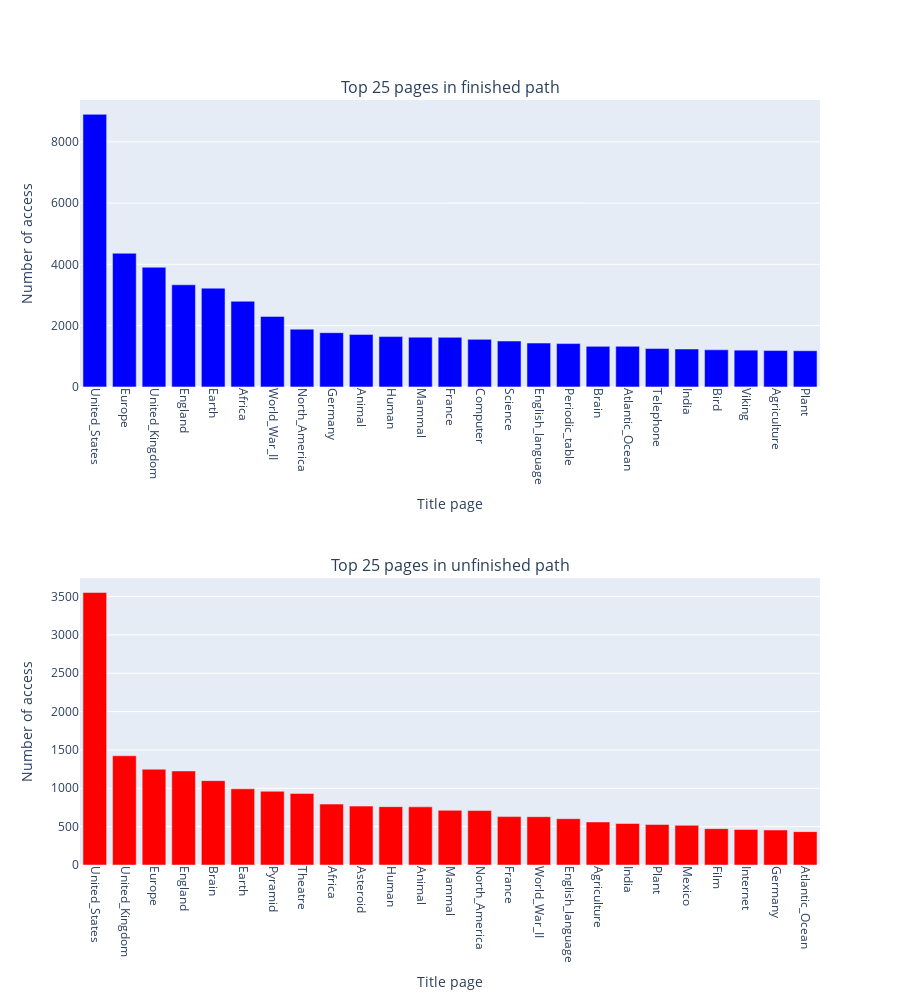

This figure's notebook cell:
### Code cell
pages_fin = list(top_25_fin_hubs.keys())
counts_fin = list(top_25_fin_hubs.values())
pages_unfin = list(top_25_unfin_hubs.keys())
counts_unfin = list(top_25_unfin_hubs.values())


fig = make_subplots(rows=2, cols=1, subplot_titles=('Top 25 pages in finished path', 'Top 25 pages in unfinished path'))
fig.add_trace(go.Bar(x=pages_fin, y=counts_fin, marker=dict(color='blue'), name='Number of access',
                     hovertemplate='Number of access: %{y}<extra></extra>'), row=1, col=1)
fig.add_trace(go.Bar(x=pages_unfin, y=counts_unfin, marker=dict(color='red'), name='Number of access',
                     hovertemplate='Number of access: %{y}<extra></extra>'), row=2, col=1)
fig.update_layout(
    height=1000,
    width=900,
    showlegend=False  
)

fig.update_xaxes(title_text='Title page', row=1, col=1)
fig.update_xaxes(title_text='Title page', row=2, col=1)
fig.update_yaxes(title_text='Number of access', row=1, col=1)
fig.update_yaxes(title_text='Number of access', row=2, col=1)
fig.update_xaxes(tickangle=90, tickmode='array', row=1, col=1)
fig.update_xaxes(tickangle=90, tickmode='array', row=2, col=1)

fig.show()

### Figure 1 — Plotly figure (JSON) as saved in the notebook; plotly's stock layout.template omitted (floating-point values rounded to 4 significant figures)
{"data": [{"hovertemplate": "Number of access: %{y}<extra></extra>", "marker": {"color": "blue"}, "name": "Number of access", "type": "bar", "x": ["United_States", "Europe", "United_Kingdom", "England", "Earth", "Africa", "World_War_II", "North_America", "Germany", "Animal", "Human", "Mammal", "France", "Computer", "Science", "English_language", "Periodic_table", "Brain", "Atlantic_Ocean", "Telephone", "India", "Bird", "Viking", "Agriculture", "Plant"], "xaxis": "x", "y": [8896, 4362, 3904, 3332, 3223, 2796, 2301, 1884, 1769, 1713, 1642, 1622, 1617, 1552, 1497, 1430, 1413, 1324, 1324, 1252, 1236, 1210, 1198, 1185, 1180], "yaxis": "y"}, {"hovertemplate": "Number of access: %{y}<extra></extra>", "marker": {"color": "red"}, "name": "Number of access", "type": "bar", "x": ["United_States", "United_Kingdom", "Europe", "England", "Brain", "Earth", "Pyramid", "Theatre", "Africa", "Asteroid", "Human", "Animal", "Mammal", "North_America", "France", "World_War_II", "English_language", "Agriculture", "India", "Plant", "Mexico", "Film", "Internet", "Germany", "Atlantic_Ocean"], "xaxis": "x2", "y": [3553, 1424, 1249, 1226, 1100, 993, 961, 932, 794, 768, 761, 758, 713, 710, 631, 630, 604, 561, 541, 528, 517, 474, 463, 457, 435], "yaxis": "y2"}], "layout": {"annotations": [{"font": {"size": 16}, "showarrow": false, "text": "Top 25 pages in finished path", "x": 0.5, "xanchor": "center", "xref": "paper", "y": 1, "yanchor": "bottom", "yref": "paper"}, {"font": {"size": 16}, "showarrow": false, "text": "Top 25 pages in unfinished path", "x": 0.5, "xanchor": "center", "xref": "paper", "y": 0.375, "yanchor": "bottom", "yref": "paper"}], "height": 1000, "showlegend": false, "width": 900, "xaxis": {"anchor": "y", "domain": [0, 1], "tickangle": 90, "tickmode": "array", "title": {"text": "Title page"}}, "xaxis2": {"anchor": "y2", "domain": [0, 1], "tickangle": 90, "tickmode": "array", "title": {"text": "Title page"}}, "yaxis": {"anchor": "x", "domain": [0.625, 1], "title": {"text": "Number of access"}}, "yaxis2": {"anchor": "x2", "domain": [0, 0.375], "title": {"text": "Number of access"}}}}
